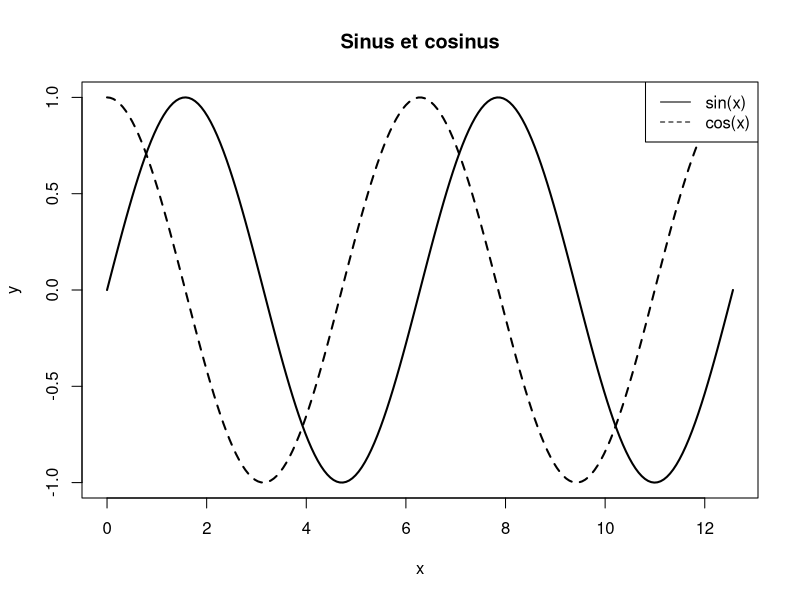

Reproduce this figure in R.
x <- seq(0, 4*pi, length.out = 200)
y <- sin(x)
z <- cos(x)

plot(x, y, type = "l", lwd = 2, main = "Sinus et cosinus")
lines(x, z, lwd = 2, lty = 2)
legend("topright", legend = c("sin(x)", "cos(x)"), lty = c(1, 2))
